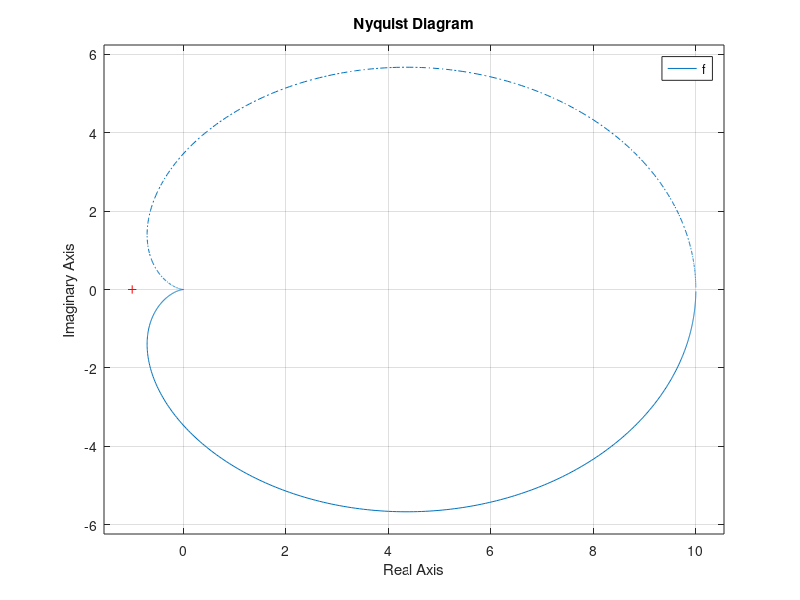

The MATLAB script that drew this image:
clear all
% close all
clc

sysCar = ss(-1,1,1,0);
% [num, den] = ss2tf(sysCar.a, sysCar.b, sysCar.c, sysCar.d);
% tfCar = tf(num, den);

s = tf('s');
tfCar = 1/(s+0.5);

DesiredLoop = 10/s;
K = DesiredLoop/tfCar;

sysLoop = series(K, sysCar);
sysCL = feedback(sysLoop, 1, -1);

% step(sysCL);
% hold on
% step(sysCar);
% hold off;
% legend('CL', 'OL');

f = 10/(3*s*s + 5*s + 1);
clf();
nyquist(f)
hold on